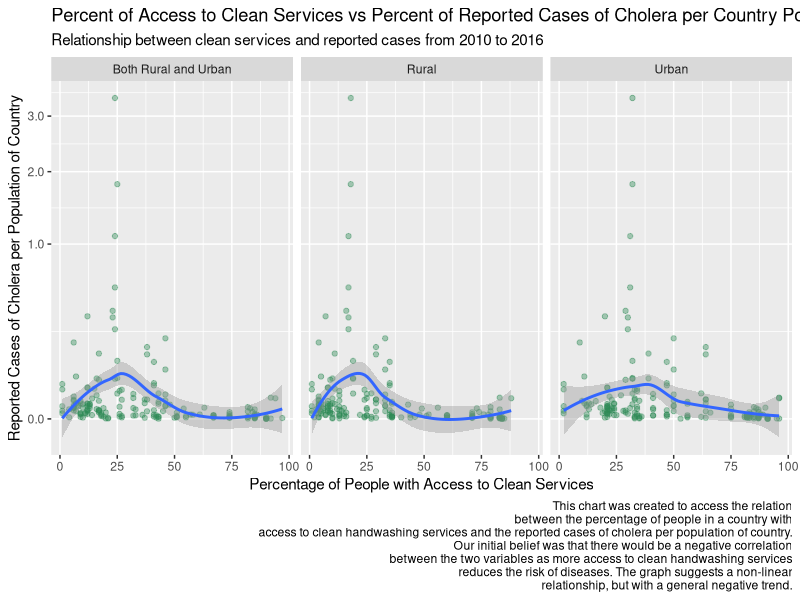
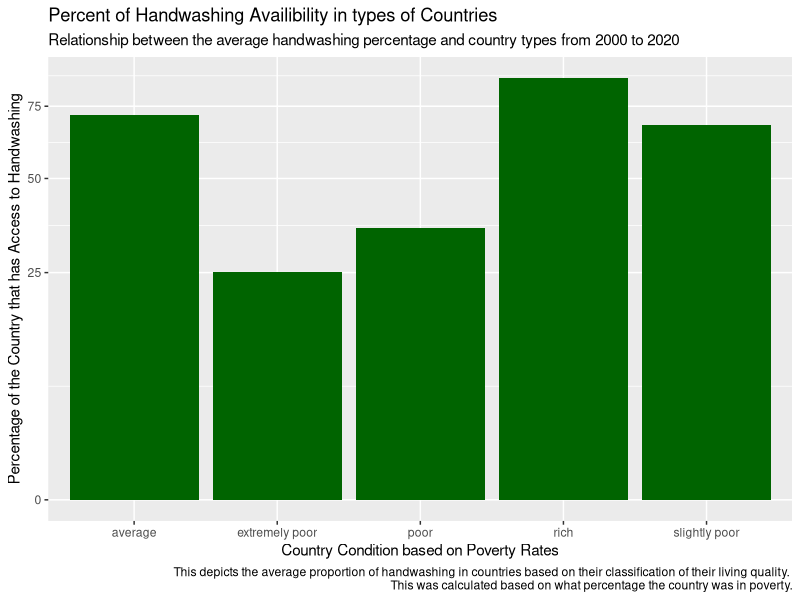
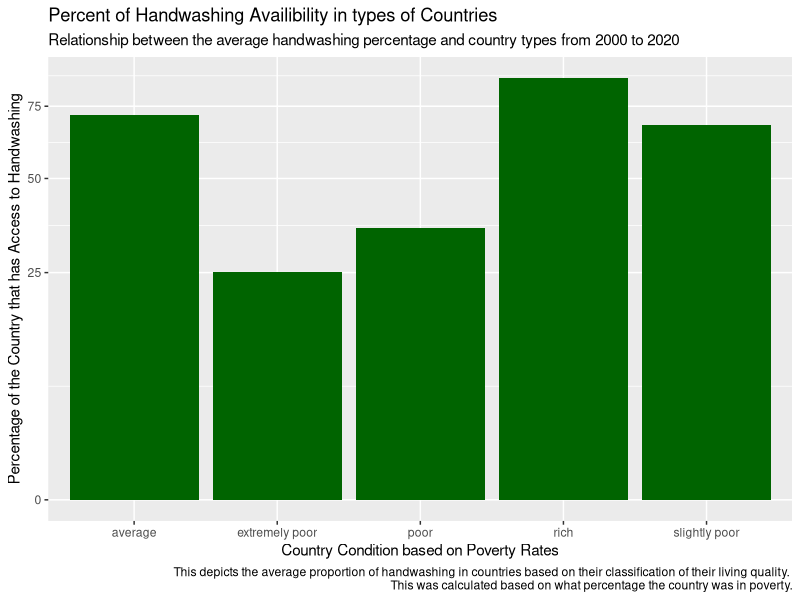

These figures' R source, in order:
## ---- chunk 1
knitr::opts_chunk$set(echo = FALSE)
library(dplyr)
library(ggplot2)
library(stringr)
library(tidyr)
library(data.table)
library(knitr)

## ---- chunk 2
  #Cholera data
cholera <- read.csv("../data/data_cholera_infection_rate.csv")

#Handwashing data
handwash <- read.csv("../data/data_handwash.csv")

#Population data
population <- read.csv("../data/data_country_population.csv")

#Diarrhea data
diarrhea <- read.csv("../data/data_diarrhea_death_rate.csv")

#Poverty data
poverty <- read.csv("../data/data_poverty.csv")

handwash <- read.csv("../data/data_handwash.csv")
## ---- chunk 3
  #Convert Years to rows
population_filtered <- select(population, -c(Country.Code, Indicator.Name, Indicator.Code)) %>%
                      gather("Year", "Population", -Country.Name)%>%
                      rename(Country =Country.Name)
#Rename columns for handwash
handwash_filtered <- slice(handwash,3:n())
names(handwash_filtered) <-  paste0(names(handwash_filtered), ",") %>%
                               str_replace("\\.1,", ", Urban") %>%
                          str_replace("\\.2,", ", Rural") %>%
                          str_replace("\\,$", ", Both Rural and Urban")
#Remove Years to actual years
population_filtered$Year <- strtoi(str_replace(population_filtered$Year, "X", ""))
#Convert handwash years to rows
handwash_filtered <- rename(handwash_filtered, Countries = "X, Both Rural and Urban") %>%
                      gather("Year_and_type", "Percent", -Countries) %>%
                    separate("Year_and_type", into = c("Year","Urban_Rural_or_Both"), sep = ", ")%>%
                    rename(Country = Countries)
#Convert Percentages to integers
#String to integer function is from:
#https://www.tutorialkart.com/r-tutorial/r-convert-string-to-integer/#:~:text=To%20convert%20String%20to%20Integer%20in%20R%20programming%2C%20call%20strtoi,respect%20to%20the%20specified%20base.
handwash_filtered$Percent <- strtoi(handwash_filtered$Percent)
handwash_filtered <- filter(handwash_filtered, !is.na(handwash_filtered$Percent))
#Convert Year to actual years
handwash_filtered$Year <- strtoi(str_replace(handwash_filtered$Year, "X", ""))
#Join handwash_filtered and cholera and filter for max date
handwash_and_cholera <- inner_join(handwash_filtered, cholera) %>% filter(Year == max(Year))
#Value 1
maximum_proportion_handwash <- handwash_and_cholera %>%filter(Percent == max(Percent)) %>%
  pull(Percent)
maximum_proportion_handwash <- maximum_proportion_handwash[1]
#Value 2
max_prop_how_many <-  handwash_and_cholera %>% filter(Percent == max(Percent)) %>%
  pull(Country)
max_prop_how_many <- length(max_prop_how_many)
#Value 3
avg_prop_poverty <- round((mean(na.omit(poverty$percPoverty))), digits = 2)
#Value 4
median_cholera_cases  <- round(median(handwash_and_cholera$Number.of.reported.cases.of.cholera, na.rm =TRUE), digits = 2)
#Value 5
minimum_proportion_handwash <-  handwash_and_cholera %>% filter(Percent == min(Percent)) %>%
  pull(Percent)
minimum_proportion_handwash <- minimum_proportion_handwash[1]
#Value 6
min_prop_how_many <-  handwash_and_cholera %>% filter(Percent == min(Percent)) %>%
  pull(Country)
min_prop_how_many <- length(min_prop_how_many)
#Summary list function
summary_list <- list()
summary_list$maximum_proportion_handwash <- maximum_proportion_handwash
summary_list$max_prop_how_many <- max_prop_how_many
summary_list$avg_prop_poverty <- avg_prop_poverty
summary_list$median_cholera_cases <- median_cholera_cases
summary_list$minimum_proportion_handwash <-minimum_proportion_handwash
summary_list$min_prop_how_many <- min_prop_how_many
summary_list$avg_cholera_cases <- round(mean(handwash_and_cholera$Number.of.reported.cases.of.cholera, na.rm =TRUE), digits = 2)
## ---- chunk 4
highest_poverty <- poverty %>%
  group_by(country)%>%
  filter(percPoverty >= 50.0)
table <- as.data.table(highest_poverty)
kable(table)
 
## ---- chunk 5
  #Convert Years to rows
population_filtered <- select(population, -c(Country.Code, Indicator.Name, Indicator.Code)) %>%
                      gather("Year", "Population", -Country.Name)%>%
                      rename(Country =Country.Name)
#Rename columns for handwash
handwash_filtered <- slice(handwash,3:n())
names(handwash_filtered) <-  paste0(names(handwash_filtered), ",") %>%
                               str_replace("\\.1,", ", Urban") %>%
                          str_replace("\\.2,", ", Rural") %>%
                          str_replace("\\,$", ", Both Rural and Urban")

#Remove Years to actual years
population_filtered$Year <- strtoi(str_replace(population_filtered$Year, "X", ""))

#Convert handwash years to rows
handwash_filtered <- rename(handwash_filtered, Countries = "X, Both Rural and Urban") %>%
                      gather("Year_and_type", "Percent", -Countries) %>%
                    separate("Year_and_type", into = c("Year","Urban_Rural_or_Both"), sep = ", ")%>%
                    rename(Country = Countries)

#Convert Percentages to integers
#String to integer function is from:
#https://www.tutorialkart.com/r-tutorial/r-convert-string-to-integer/#:~:text=To%20convert%20String%20to%20Integer%20in%20R%20programming%2C%20call%20strtoi,respect%20to%20the%20specified%20base.
handwash_filtered$Percent <- strtoi(handwash_filtered$Percent)
handwash_filtered <- filter(handwash_filtered, !is.na(handwash_filtered$Percent))

#Convert Year to actual years
handwash_filtered$Year <- strtoi(str_replace(handwash_filtered$Year, "X", ""))

#Join handwash_filtered and cholera
handwash_and_cholera <- inner_join(handwash_filtered, cholera)

#Join handwash_and_cholera with population_filtered, and
#create Proportion for Cholera Cases divided by Proportion of Sanitation
final_dataframe <- inner_join(handwash_and_cholera, population_filtered) %>%
                    mutate(cases_per_population = Number.of.reported.cases.of.cholera / Population * 100) %>%
                    filter(Year == 2016 | Year == 2015 | Year == 2014 | Year ==2013 | Year == 2012 | Year == 2011| Year == 2010 )

#Make our ggplot2 chart
chart_1 <- ggplot(data = final_dataframe, aes(x = Percent, y = cases_per_population)) +
                    geom_point(alpha = .4, color = "seagreen") +
                    geom_smooth()+facet_wrap(~Urban_Rural_or_Both) +
                    xlab("Percentage of People with Access to Clean Services") +
                    ylab("Reported Cases of Cholera per Population of Country") +
                  # I got the scales::comma lable from:
                  #https://stackoverflow.com/questions/52602503/display-an-axis-value-in-millions-in-ggplot
                  #Square root scale is from:
                  #https://ggplot2-book.org/scales-guides.html
                    scale_y_sqrt(labels = scales::comma) +
                    labs(title = "Percent of Access to Clean Services vs Percent of Reported Cases of Cholera per Country Population",
                        subtitle = "Relationship between clean services and reported cases from 2010 to 2016",
                        caption = "This chart was created to access the relation
                        between the percentage of people in a country with
                        access to clean handwashing services and the reported cases of cholera per population of country.
                        Our initial belief was that there would be a negative correlation
                        between the two variables as more access to clean handwashing services
                        reduces the risk of diseases. The graph suggests a non-linear
                        relationship, but with a general negative trend.")


chart_1


## ---- chunk 6
library(dplyr)
library(ggplot2)
library(stringr)
library(tidyr)



handwash_filtered <- slice(handwash,3:n())
names(handwash_filtered) <-  paste0(names(handwash_filtered), ",") %>%
  str_replace("\\.1,", ", Urban") %>%
  str_replace("\\.2,", ", Rural") %>%
  str_replace("\\,$", ", Both Rural and Urban")

#Convert handwash years to rows
handwash_filtered <- rename(handwash_filtered, Countries = "X, Both Rural and Urban") %>%
  gather("Year_and_type", "Percent", -Countries) %>%
  separate("Year_and_type", into = c("Year","Urban_Rural_or_Both"), sep = ", ")%>%
  rename(Country = Countries)

#Convert Percentages to integers
#String to integer function is from:
#https://www.tutorialkart.com/r-tutorial/r-convert-string-to-integer/#:~:text=To%20convert%20String%20to%20Integer%20in%20R%20programming%2C%20call%20strtoi,respect%20to%20the%20specified%20base.
handwash_filtered$Percent <- strtoi(handwash_filtered$Percent)
handwash_filtered <- filter(handwash_filtered, !is.na(handwash_filtered$Percent))

#Convert Year to actual years
handwash_filtered$Year <- strtoi(str_replace(handwash_filtered$Year, "X", ""))

(mean(na.omit(poverty$percPoverty)))


handwash_filtered <- slice(handwash,3:n())
names(handwash_filtered) <-  paste0(names(handwash_filtered), ",") %>%
  str_replace("\\.1,", ", Urban") %>%
  str_replace("\\.2,", ", Rural") %>%
  str_replace("\\,$", ", Both Rural and Urban")

#Convert handwash years to rows
handwash_filtered <- rename(handwash_filtered, Countries = "X, Both Rural and Urban") %>%
  gather("Year_and_type", "Percent", -Countries) %>%
  separate("Year_and_type", into = c("Year","Urban_Rural_or_Both"), sep = ", ")%>%
  rename(Country = Countries)

#Convert Percentages to integers
#String to integer function is from:
#https://www.tutorialkart.com/r-tutorial/r-convert-string-to-integer/#:~:text=To%20convert%20String%20to%20Integer%20in%20R%20programming%2C%20call%20strtoi,respect%20to%20the%20specified%20base.
handwash_filtered$Percent <- strtoi(handwash_filtered$Percent)
handwash_filtered <- filter(handwash_filtered, !is.na(handwash_filtered$Percent))

#Convert Year to actual years
handwash_filtered$Year <- strtoi(str_replace(handwash_filtered$Year, "X", ""))

(mean(na.omit(poverty$percPoverty)))

poverty_df <- data.frame(poverty$percPoverty, poverty)
poverty_df <- data.frame(poverty_df$percPoverty, poverty)
poverty_df$percPoverty <- as.double(poverty_df$percPoverty)


handwash_df <- handwash_filtered %>% mutate(no = (100 - handwash_filtered$Percent)) 
View(handwash_df)

poverty.df <- poverty_df %>% mutate(
  country_type = ifelse(poverty_df$percPoverty  < 10,"rich", ifelse(poverty_df$percPoverty < 20 & poverty_df$percPoverty > 10,  
                                                                    "average", ifelse(poverty_df$percPoverty < 30 & poverty_df$percPoverty > 20, "slightly poor", ifelse(poverty_df$percPoverty < 40 & 
                                                                                                                                                                           poverty_df$percPoverty > 30, "poor", "extremely poor"))))
)

poverty.df <- poverty.df %>% 
  rename("Country" = "country")

merge <- inner_join(poverty.df, handwash_df)

View(merge)
View(poverty.df)

merge <- merge %>%group_by(country_type) %>%
  summarise(Percent = mean(Percent))
merge <- arrange(merge, Percent)
View(merge)

merge %>%filter(!is.na(country_type))

p<-ggplot(data= na.omit(merge), aes(x=country_type, y=Percent)) +
  geom_bar(stat="identity", fill = " dark green") +
  
  xlab("Country Condition based on Poverty Rates") +
  ylab("Percentage of the Country that has Access to Handwashing") +
  scale_y_sqrt(labels = scales::comma)  +
  labs(title = "Percent of Handwashing Availibility in types of Countries", 
       subtitle = "Relationship between the average handwashing percentage and country types from 2000 to 2020", 
       caption = "This depicts the average proportion of handwashing in countries based on their classification of their living quality. 
       This was calculated based on what percentage the country was in poverty." )
p


poverty_df <- data.frame(poverty$percPoverty, poverty)
poverty_df <- data.frame(poverty_df$percPoverty, poverty)
poverty_df$percPoverty <- as.double(poverty_df$percPoverty)


handwash_df <- handwash_filtered %>% mutate(no = (100 - handwash_filtered$Percent)) 
View(handwash_df)

poverty.df <- poverty_df %>% mutate(
country_type = ifelse(poverty_df$percPoverty  < 10,"rich", ifelse(poverty_df$percPoverty < 20 & poverty_df$percPoverty > 10,  
    "average", ifelse(poverty_df$percPoverty < 30 & poverty_df$percPoverty > 20, "slightly poor", ifelse(poverty_df$percPoverty < 40 & 
    poverty_df$percPoverty > 30, "poor", "extremely poor"))))
 )

poverty.df <- poverty.df %>% 
  rename("Country" = "country")

merge <- inner_join(poverty.df, handwash_df)

View(merge)
View(poverty.df)

merge <- merge %>%group_by(country_type) %>%
summarise(Percent = mean(Percent))
merge <- arrange(merge, Percent)
View(merge)

merge %>%filter(!is.na(country_type))

p<-ggplot(data= na.omit(merge), aes(x=country_type, y=Percent)) +
  geom_bar(stat="identity", fill = " dark green") +
 
  xlab("Country Condition based on Poverty Rates") +
  ylab("Percentage of the Country that has Access to Handwashing") +
   scale_y_sqrt(labels = scales::comma)  +
  labs(title = "Percent of Handwashing Availibility in types of Countries", 
       subtitle = "Relationship between the average handwashing percentage and country types from 2000 to 2020", 
       caption = "This depicts the average proportion of handwashing in countries based on their classification of their living quality. 
       This was calculated based on what percentage the country was in poverty." )
p




